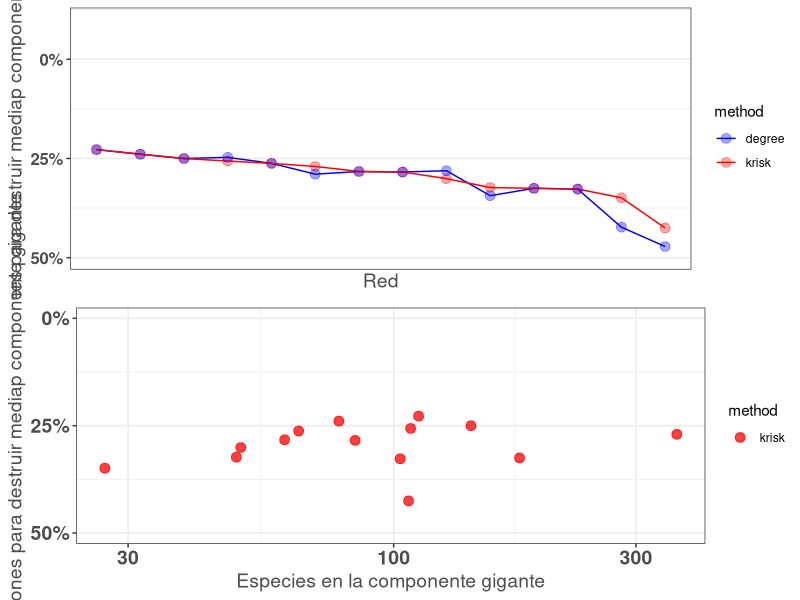

The R source for this figure:
# This script compares results of the half giant component destruction and creates plots

library(ggplot2)
library(gridExtra)


languageEl <- "ES"

if (languageEl == "EN")
{
  ytxt <- "Primary extinctions to destroy half giant component"
  xtxt <- "Network"
  xtx2 <- "Species in giant component"
} else {
  ytxt <- "Extinciones para destruir mediap componente gigante"
  xtxt <- "Red"
  xtxt2 <- "Especies en la componente gigante"
}
comparativa <- function(results_by_r,basemethod = "krisk")
{
p <- ggplot(data = results_by_r) + 
  geom_line(data = results_by_r, aes(x = index, y = comp_perf, fill = method, color = method))+
  geom_point(data = results_by_r, 
             aes(x = index, y = comp_perf, fill = method, color = method), size = 3, alpha= 0.35)+
  scale_color_manual(values  = cols) +
  scale_x_discrete(name = xtxt,breaks=results_by_r[results_by_r$method == basemethod,]$index,
                   labels=unlist(strsplit(as.character(results_by_r[results_by_r$method == basemethod,]$Network),".csv")))+
  scale_y_continuous(name =ytxt,breaks=c(0,25,50),labels=c("50%","25%","0%"), limits=c(0,60))+
  theme_bw() + theme(axis.text.x  = element_text(angle=90, vjust=0, size=9),
                     axis.title.x = element_text(color="grey30", size=14),
                     axis.title.y = element_text(color="grey30", size=14),
                     axis.text.y = element_text(face="bold", color="grey30", size=12)
                     )
return(p)
}
results_ext <- read.csv("extinctions/ALL_EXTINCTIONS_halfGC.csv")
for (i in 1:nrow(results_ext))
  results_ext$best[i] <- min(results_ext$krisk[i],results_ext$degree[i],results_ext$kdegree[i],results_ext$eigen[i])

results_ext <- results_ext[order(-results_ext$krisk),]
results_by_row <- data.frame( Network = c(), method = c(), performance = c())
for (i in 1:nrow(results_ext))
{
  results_by_row <- rbind(results_by_row, data.frame( Network = results_ext$Network[i], method = "krisk", performance = 100*results_ext$krisk[i]/results_ext$giant_component[i]))
  results_by_row <- rbind(results_by_row, data.frame( Network = results_ext$Network[i], method = "degree", performance = 100*results_ext$degree[i]/results_ext$giant_component[i]))
  results_by_row <- rbind(results_by_row, data.frame( Network = results_ext$Network[i], method = "kdegree", performance = 100*results_ext$kdegree[i]/results_ext$giant_component[i]))
  results_by_row <- rbind(results_by_row, data.frame( Network = results_ext$Network[i], method = "eigen", performance = 100*results_ext$eigen[i]/results_ext$giant_component[i]))
  results_by_row <- rbind(results_by_row, data.frame( Network = results_ext$Network[i], method = "best", performance = 100*results_ext$best[i]/results_ext$giant_component[i]))
}

alpha_level = 0.5
p <- ggplot(data = results_ext) + geom_point(data = results_ext, aes(x = giant_component,y = krisk/giant_component), color = "red", alpha = alpha_level) +
     geom_point(data = results_ext, aes(x = giant_component,y = kdegree/giant_component), color = "blue", alpha = alpha_level) +
     scale_y_log10()

aux_ord_df <- data.frame(Network = results_ext$Network, 
                         #value = (results_ext$krisk+results_ext$kdegree+results_ext$degree+results_ext$eigen)/results_ext$giant_component)
                         value = (results_ext$krisk)/results_ext$giant_component)

aux_ord_df <- aux_ord_df[order(aux_ord_df$value),]
aux_ord_df$index <- seq(1,nrow(aux_ord_df))

results_by_row$index <- 0
maxperf <- max(results_by_row$performance)
results_by_row$comp_perf <- maxperf - results_by_row$performance
for (i in 1:nrow(aux_ord_df))
  results_by_row[results_by_row$Network == aux_ord_df$Network[i],]$index <- aux_ord_df$index[i]
 
results_by_row <- results_by_row[order(results_by_row$index),]
cols <- c("kdegree" = "darkgreen", "eigen" = "darkgrey","degree" = "blue", "krisk" = "red", "best" = "forestgreen")

results_by_r <- results_by_row[is.element(results_by_row$method, c("krisk","kdegree")),]
r <- comparativa(results_by_r)

results_by_r <- results_by_row[is.element(results_by_row$method, c("krisk","degree")),]
s <- comparativa(results_by_r)

results_by_r <- results_by_row[is.element(results_by_row$method, c("krisk","eigen")),]
t <- comparativa(results_by_r)

results_by_r <- results_by_row[is.element(results_by_row$method, c("degree","kdegree")),]
u <- comparativa(results_by_r, basemethod = "degree")

results_by_r <- results_by_row[is.element(results_by_row$method, c("krisk","best")),]
v <- comparativa(results_by_r)

results_by_q <- results_by_row[is.element(results_by_row$method, c("krisk")),]
results_by_q$giant_component <- 0
for (i in 1:nrow(results_by_q))
  results_by_q$giant_component[i] <- results_ext[results_ext$Network == results_by_q$Network[i],]$giant_component
 
q <- ggplot(results_by_q, aes(x=giant_component, y = comp_perf, color = method)) + geom_point(alpha = 0.75, size=3) + scale_x_log10() + xlab(xtxt2)+
  scale_color_manual(values  = cols) +
    theme_bw()  +
   scale_y_continuous(name =ytxt,breaks=c(0,25,50),labels=c("50%","25%","0%"), limits=c(0,50))+
  theme(          axis.title.x = element_text(color="grey30", size=14),
                  axis.title.y = element_text(color="grey30", size=14),
                  axis.text.x = element_text(face="bold", color="grey30", size=14),
                  axis.text.y = element_text(face="bold", color="grey30", size=14))
 
mo <- lm(formula = results_by_q$performance ~ log(results_by_q$giant_component))
summary(mo)

ppi <- 300
png(paste0("graphs/krisk_kdegree_comparison_",languageEl,".png"), width=(12*ppi), height=12*ppi, res=ppi)
grid.arrange(s,q,nrow=2,ncol=1)
dev.off()


num_redes <- nrow(results_ext)

bkrisk <- sum(results_ext$krisk == results_ext$best)
print(sprintf("krisk is the best for %d networks (%.2f%%)",bkrisk,100*bkrisk/num_redes))

bkdegree <- sum(results_ext$kdegree == results_ext$best)
print(sprintf("kdegree is the best for %d networks (%.2f%%)",bkdegree,100*bkdegree/num_redes))

bdegree <- sum(results_ext$degree == results_ext$best)
print(sprintf("degree is the best for %d networks (%.2f%%)",bdegree,100*bdegree/num_redes))

beigen <- sum(results_ext$eigen == results_ext$best)
print(sprintf("eigen is the best for %d networks (%.2f%%)",beigen,100*beigen/num_redes))